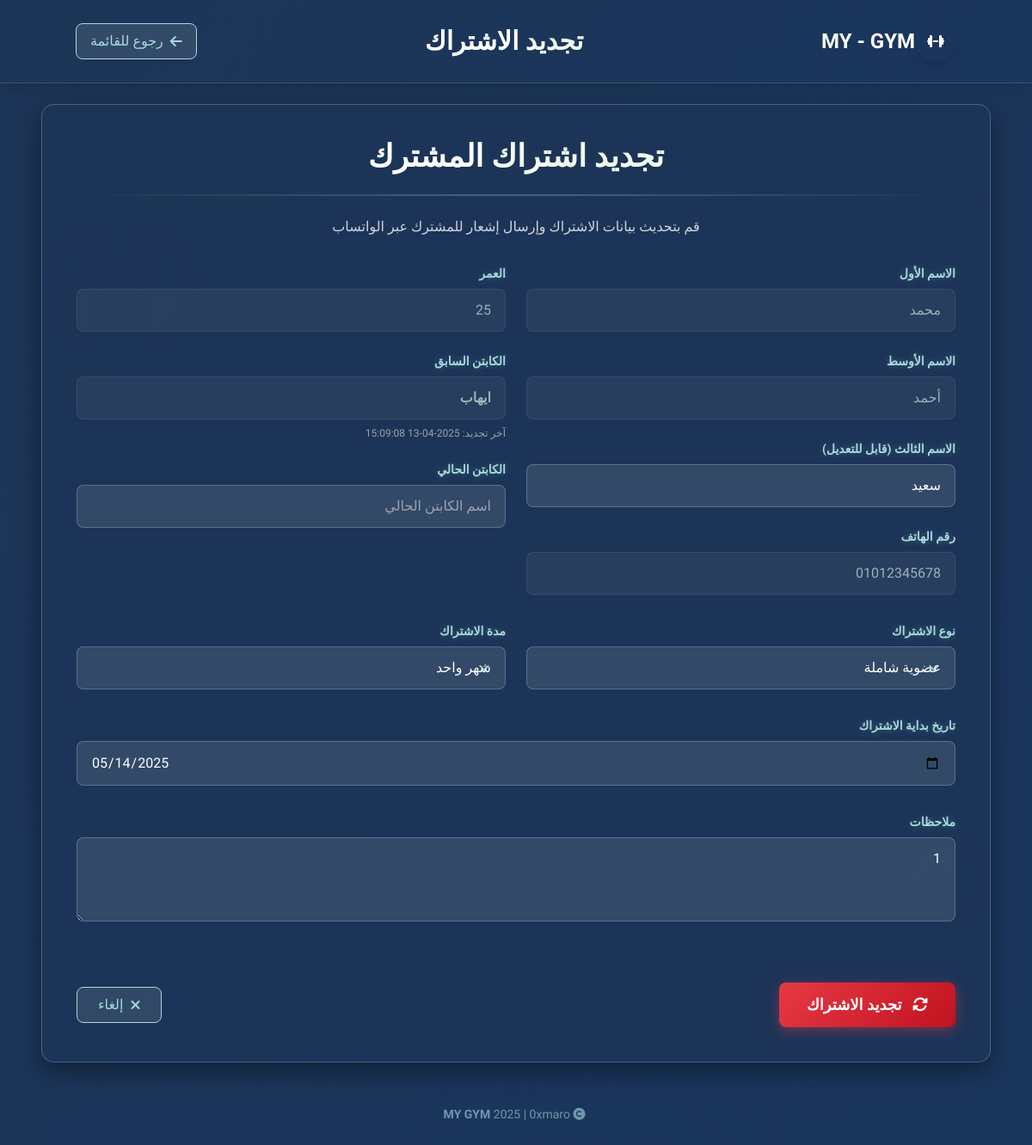
/renew.php?id=1 (signed in), run on the app's committed database.
### tables this page shows
CREATE TABLE `members` (
  `id` int NOT NULL AUTO_INCREMENT,
  `first_name` varchar(50) DEFAULT NULL,
  `middle_name` varchar(50) DEFAULT NULL,
  `last_name` varchar(50) DEFAULT NULL,
  `phone` varchar(11) DEFAULT NULL,
  `subscription_type` enum('حديد','اجهزه','private') DEFAULT NULL,
  `subscription_duration` enum('شهر','3 شهور','6 شهور','سنة') DEFAULT NULL,
  `age` int DEFAULT NULL,
  `start_date` date DEFAULT NULL,
  `end_date` date DEFAULT NULL,
  `coach_name` varchar(100) DEFAULT NULL,
  `notes` text,
  `previous_coach_name` varchar(100) DEFAULT NULL,
  `renewed_by` varchar(100) DEFAULT NULL,
  `renewed_at` datetime DEFAULT NULL,
  `notified_before_expiry` tinyint(1) DEFAULT '0',
  PRIMARY KEY (`id`)
);

### renew.php (the view, shortened to what this page needs)
<?php
$conn = new mysqli("localhost", "root", "root", "mygym");
$id = intval($_GET['id']);
$member = $conn->query("SELECT * FROM members WHERE id = $id")->fetch_assoc();
?>
<!DOCTYPE html>
<html lang="ar" dir="rtl">
<head>
    <script src="https://cdn.tailwindcss.com"></script>
    <link rel="stylesheet" href="https://cdnjs.cloudflare.com/ajax/libs/font-awesome/6.4.0/css/all.min.css">
</head>
<body class="relative overflow-x-hidden">
    <header class="header-gradient p-6 shadow-lg">
        <div class="container mx-auto flex flex-col md:flex-row justify-between items-center gap-4">
            <div class="flex items-center space-x-3">
                <div
                    class="h-12 w-12 rounded-full bg-gradient-to-br from-accent to-red-900 shadow-lg flex items-center justify-center">
                    <i class="fas fa-dumbbell text-white"></i>
                </div>
                <span class="text-2xl font-bold text-accent3">MY<span class="text-white"> - GYM </span></span>
            </div>
            <h1 class="text-3xl font-bold text-center slide-in-right">
                <span class="text-accent3">تجديد</span> <span class="text-white">الاشتراك</span>
            </h1>
            <a href="coach.php" class="btn-secondary px-4 py-2 rounded-lg flex items-center">
                <i class="fas fa-arrow-left ml-2"></i> رجوع للقائمة
            </a>
        </div>
    </header>
    <main class="container mx-auto p-4 md:p-6 max-w-6xl relative z-10">
        <div class="card-gradient p-6 md:p-8 lg:p-10 fade-in">
            <div class="text-center mb-8">
                <h2 class="text-3xl md:text-4xl font-extrabold mb-4">
                    <span class="text-accent3">تجديد اشتراك</span> <span class="text-white">المشترك</span>
                </h2>
                <div class="divider"></div>
                <p class="text-gray-300 max-w-2xl mx-auto">قم بتحديث بيانات الاشتراك وإرسال إشعار للمشترك عبر الواتساب
                </p>
            </div>
            <form method="POST" class="space-y-8">
                <div class="grid grid-cols-1 md:grid-cols-2 gap-6">
                <div class="space-y-6">
                <div>
                            <label class="block text-sm font-bold label-accent mb-2">الاسم الأول</label>
                            <input type="text" value="<?= $member['first_name'] ?>" disabled
                                class="input-field input-field-disabled w-full px-4 py-3 rounded-lg">
                        </div>
                        <div>
                            <label class="block text-sm font-bold label-accent mb-2">الاسم الأوسط</label>
                            <input type="text" value="<?= $member['middle_name'] ?>" disabled
                                class="input-field input-field-disabled w-full px-4 py-3 rounded-lg">
                        </div>
                        <div>
                            <label class="block text-sm font-bold label-accent mb-2">الاسم الثالث (قابل للتعديل)</label>
                            <input type="text" name="last_name" value="<?= $member['last_name'] ?>"
                                class="input-field w-full px-4 py-3 rounded-lg focus:outline-none">
                        </div>
                        <div>
                            <label class="block text-sm font-bold label-accent mb-2">رقم الهاتف</label>
                            <input type="text" value="<?= $member['phone'] ?>" disabled
                                class="input-field input-field-disabled w-full px-4 py-3 rounded-lg">
                        </div>
                    </div>
                    <div class="space-y-6">
                    <div>
                            <label class="block text-sm font-bold label-accent mb-2">العمر</label>
                            <input type="text" value="<?= $member['age'] ?>" disabled
                                class="input-field input-field-disabled w-full px-4 py-3 rounded-lg">
                        </div>
                        <div>
                            <label class="block text-sm font-bold label-accent mb-2">الكابتن السابق</label>
                            <input type="text" value="<?= $member['coach_name'] ?>" disabled
                                class="input-field input-field-disabled w-full px-4 py-3 rounded-lg font-bold">
                            <?php if ($member['renewed_at']): ?>
                                <p class="text-xs text-gray-400 mt-2">آخر تجديد: <?= $member['renewed_at'] ?></p>
                            <?php endif; ?>
                        </div>
                        <div>
                            <label class="block text-sm font-bold label-accent mb-2">الكابتن الحالي</label>
                            <input type="text" name="renewed_by" placeholder="اسم الكابتن الحالي" required
                                class="input-field w-full px-4 py-3 rounded-lg focus:outline-none">
                        </div>
                    </div>
                </div>
                <div class="grid grid-cols-1 md:grid-cols-2 gap-6">
                <div>
                        <label class="block text-sm font-bold label-accent mb-2">نوع الاشتراك</label>
                        <select name="subscription_type"
                            class="input-field select-arrow w-full px-4 py-3 rounded-lg focus:outline-none appearance-none">
                            <option value="اجهزه" <?= $member['subscription_type'] === 'اجهزه' ? 'selected' : '' ?>>عضوية شاملة
                            </option>
                        </select>
                    </div>
                    <div>
                        <label class="block text-sm font-bold label-accent mb-2">مدة الاشتراك</label>
                        <select name="subscription_duration"
                            class="input-field select-arrow w-full px-4 py-3 rounded-lg focus:outline-none appearance-none">
                            <option value="شهر" <?= $member['subscription_duration'] === 'شهر' ? 'selected' : '' ?>>شهر
                                واحد</option>
                        </select>
                    </div>
                </div>
                <div>
                    <label class="block text-sm font-bold label-accent mb-2">تاريخ بداية الاشتراك</label>
                    <input type="date" name="start_date" value="<?= $member['end_date'] ?>" required
                        class="input-field w-full px-4 py-3 rounded-lg focus:outline-none">
                </div>
                <div>
                    <label class="block text-sm font-bold label-accent mb-2">ملاحظات</label>
                    <textarea name="notes" rows="3"
                        class="input-field w-full px-4 py-3 rounded-lg focus:outline-none"><?= $member['notes'] ?></textarea>
                </div>
                <div class="flex flex-col md:flex-row justify-between items-center pt-8 gap-4">
                    <button type="submit"
                        class="btn-primary px-8 py-3 rounded-lg text-lg font-bold animate-pulse hover:animate-none w-full md:w-auto">
                        <i class="fas fa-sync-alt ml-2"></i> تجديد الاشتراك
                    </button>
                    <a href="coach.php"
                        class="btn-secondary px-6 py-2 rounded-lg flex items-center justify-center w-full md:w-auto">
                        <i class="fas fa-times ml-2"></i> إلغاء
                    </a>
                </div>
            </form>
        </div>
    </main>
    <footer class="text-center p-6">
        <a href="https://www.youtube.com/@0xmaro" target="_blank" class="copyright text-sm">
            <i class="fas fa-copyright mr-1"></i> <span class="font-bold">MY GYM </span> 2025 | <span
                class="text-accent3">0xmaro</span>
        </a>
    </footer>
</body>
</html>

### renew.php (style rules this page uses)
:root { --primary: #1a365d; --secondary: #2c5282; --accent: #e63946; --accent2: #457b9d; --accent3: #a8dadc; --dark: #1d3557; --light: #f1faee; --danger: #e63946; }
body { font-family: 'Tajawal', sans-serif; background: linear-gradient(135deg, var(--dark) 0%, var(--primary) 100%); min-height: 100vh; color: var(--light); }
.card-gradient { background: rgba(29, 53, 87, 0.9); backdrop-filter: blur(8px); border: 1px solid rgba(168, 218, 220, 0.3); box-shadow: 0 10px 30px rgba(0, 0, 0, 0.4); border-radius: 15px; }
.btn-primary { background: linear-gradient(135deg, var(--accent) 0%, #c1121f 100%); transition: all 0.3s ease; box-shadow: 0 4px 15px rgba(230, 57, 70, 0.4); color: white; font-weight: bold; border: none; }
.btn-secondary { background: rgba(241, 250, 238, 0.1); border: 1px solid var(--accent3); transition: all 0.3s ease; color: var(--accent3); }
.input-field { background: rgba(241, 250, 238, 0.1); border: 1px solid rgba(168, 218, 220, 0.3); transition: all 0.3s ease; color: white; }
.input-field-disabled { background: rgba(241, 250, 238, 0.05); border: 1px solid rgba(168, 218, 220, 0.1); color: rgba(241, 250, 238, 0.6); }
.header-gradient { background: linear-gradient(135deg, var(--dark) 0%, var(--primary) 100%); box-shadow: 0 5px 25px rgba(0, 0, 0, 0.4); border-bottom: 1px solid rgba(168, 218, 220, 0.2); }
.animate-pulse { animation: pulse 2s cubic-bezier(0.4, 0, 0.6, 1) infinite; }
.fade-in { animation: fadeIn 0.8s ease-out forwards; }
.slide-in-right { animation: slideInRight 0.8s ease-out forwards; }
.label-accent { color: var(--accent3); text-shadow: 0 0 8px rgba(168, 218, 220, 0.3); }
.copyright { color: rgba(168, 218, 220, 0.6); transition: all 0.3s ease; }
.divider { height: 2px; background: linear-gradient(90deg, transparent 0%, var(--accent3) 50%, transparent 100%); margin: 1.5rem 0; opacity: 0.3; }
.select-arrow { background-position: right 0.75rem center; background-repeat: no-repeat; background-size: 1.5em 1.5em; }

### data on the page
members: first_name "محمد", middle_name "أحمد", last_name "سعيد", phone "01012345678", age "25", coach_name "ايهاب", renewed_at "2025-04-13 15:09:08", subscription_type "عضوية شاملة", subscription_duration "شهر واحد", start_date "05/14/2025", notes "1"
